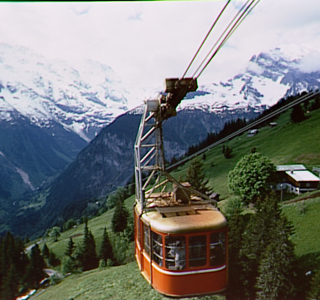
#> input picture TP3/cablecar.BMP, 320 x 300 px, found by its file name
$ python 1.py   (older library calls are emulated)
#> lines starting #> are read from the running program, lines starting #| are printed output that depends on the picture
import cv2
import numpy as np
import matplotlib.pyplot as plt

# Read image in grayscale
gray_img = cv2.imread("cablecar.bmp", cv2.IMREAD_GRAYSCALE)
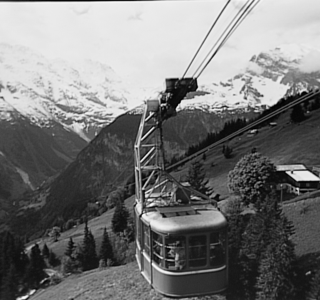
#> gray_img: shape (300, 320); min 0, max 252, mean 119.1

# Define kernels
kernel1 = np.ones((5,5)) / 30
kernel2 = np.array([
    [-1,-1,-1],
    [-1, 8,-1],
    [-1,-1,-1]
])

# Apply convolution
img_conv1 = cv2.filter2D(src=gray_img, ddepth=cv2.CV_64F, kernel=kernel1)
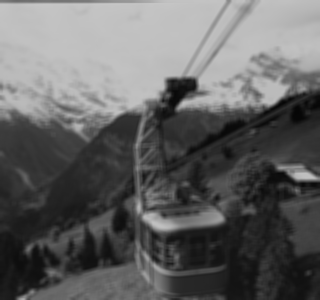
#> img_conv1: shape (300, 320) float64; min 6.13, max 198.9, mean 99.3
img_conv2 = cv2.filter2D(src=gray_img, ddepth=cv2.CV_64F, kernel=kernel2)
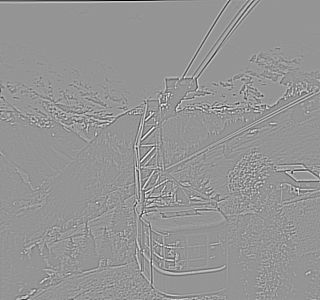
#> img_conv2: shape (300, 320) float64; min -1078, max 767, mean -0.6; drawn with min black and max white

# Display results
plt.figure(figsize=(10,5))

plt.subplot(1,3,1)
plt.title("Original Image")
plt.imshow(gray_img, cmap='gray')

plt.subplot(1,3,2)
plt.title("Kernel 1 - Blur")
plt.imshow(img_conv1, cmap='gray')

plt.subplot(1,3,3)
plt.title("Kernel 2 - Edge Detection")
plt.imshow(img_conv2, cmap='gray')

plt.show()
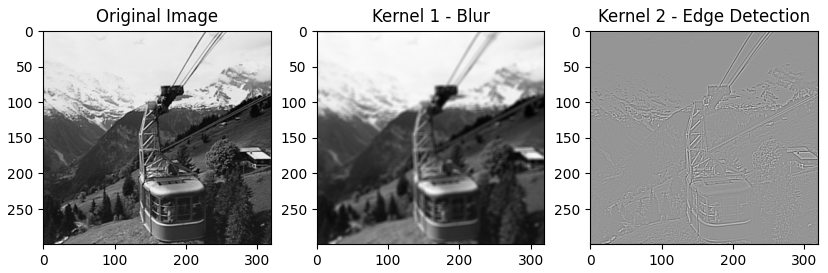
#> figure drawn by matplotlib, 3 panels
